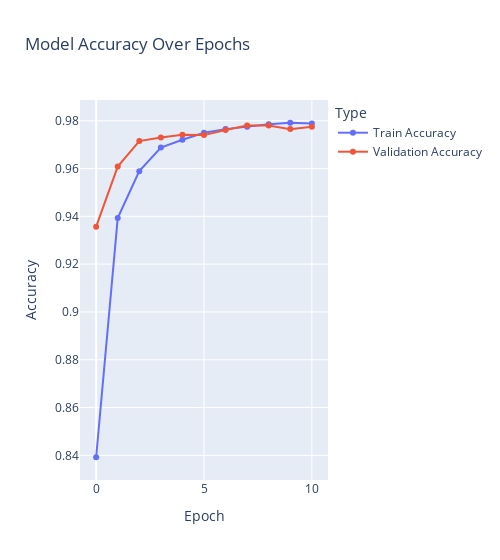
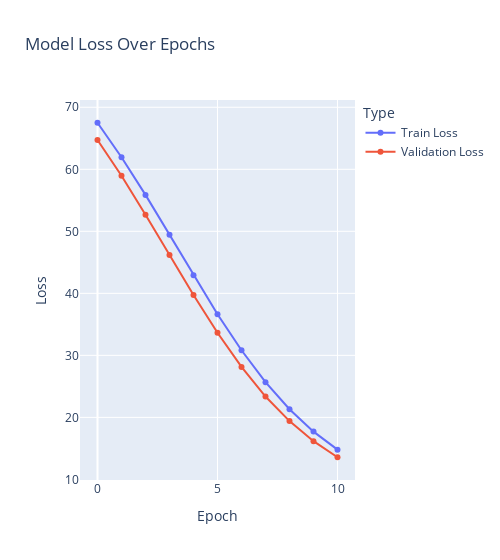

Write notebook code for charts like these, in order.
### Code cell
def create_accuracy_and_loss_plots(history_df):
    # Crear la figura para la precisión del modelo
    fig_accuracy = go.Figure()
    fig_accuracy.add_trace(go.Scatter(x=history_df.index, y=history_df['accuracy'], mode='lines+markers', name='Train Accuracy'))
    fig_accuracy.add_trace(go.Scatter(x=history_df.index, y=history_df['val_accuracy'], mode='lines+markers', name='Validation Accuracy'))
    fig_accuracy.update_layout(
        title='Model Accuracy Over Epochs',  # Título provisional
        xaxis_title='Epoch',
        yaxis_title='Accuracy',
        legend_title='Type',
        width=500  # Ancho apropiado para visualización lado a lado
    )

    # Crear la figura para la pérdida del modelo
    fig_loss = go.Figure()
    fig_loss.add_trace(go.Scatter(x=history_df.index, y=history_df['loss'], mode='lines+markers', name='Train Loss'))
    fig_loss.add_trace(go.Scatter(x=history_df.index, y=history_df['val_loss'], mode='lines+markers', name='Validation Loss'))
    fig_loss.update_layout(
        title='Model Loss Over Epochs',  # Título provisional
        xaxis_title='Epoch',
        yaxis_title='Loss',
        legend_title='Type',
        width=500  # Ancho apropiado para visualización lado a lado
    )

    return fig_accuracy, fig_loss

fig,fig2=create_accuracy_and_loss_plots(history_bcnn)
fig.show()
fig2.show()

### Figure 1 — Plotly figure (JSON) as saved in the notebook; plotly's stock layout.template omitted (floating-point values rounded to 4 significant figures)
{"data": [{"mode": "lines+markers", "name": "Train Accuracy", "type": "scatter", "x": [0, 1, 2, 3, 4, 5, 6, 7, 8, 9, 10], "y": [0.8392, 0.9393, 0.9589, 0.9688, 0.9721, 0.975, 0.9765, 0.9775, 0.9786, 0.9792, 0.9789]}, {"mode": "lines+markers", "name": "Validation Accuracy", "type": "scatter", "x": [0, 1, 2, 3, 4, 5, 6, 7, 8, 9, 10], "y": [0.9357, 0.9608, 0.9715, 0.973, 0.9742, 0.974, 0.9762, 0.978, 0.978, 0.9765, 0.9775]}], "layout": {"legend": {"title": {"text": "Type"}}, "title": {"text": "Model Accuracy Over Epochs"}, "width": 500, "xaxis": {"title": {"text": "Epoch"}}, "yaxis": {"title": {"text": "Accuracy"}}}}

### Figure 2 — Plotly figure (JSON) as saved in the notebook; plotly's stock layout.template omitted (floating-point values rounded to 4 significant figures)
{"data": [{"mode": "lines+markers", "name": "Train Loss", "type": "scatter", "x": [0, 1, 2, 3, 4, 5, 6, 7, 8, 9, 10], "y": [67.51, 61.95, 55.88, 49.44, 42.93, 36.63, 30.82, 25.67, 21.31, 17.71, 14.8]}, {"mode": "lines+markers", "name": "Validation Loss", "type": "scatter", "x": [0, 1, 2, 3, 4, 5, 6, 7, 8, 9, 10], "y": [64.72, 58.96, 52.67, 46.17, 39.72, 33.64, 28.14, 23.36, 19.4, 16.16, 13.57]}], "layout": {"legend": {"title": {"text": "Type"}}, "title": {"text": "Model Loss Over Epochs"}, "width": 500, "xaxis": {"title": {"text": "Epoch"}}, "yaxis": {"title": {"text": "Loss"}}}}
